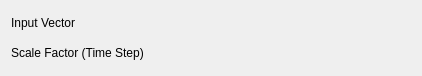
<ui version="4.0" >
 <class>DifferentiationConfig</class>
 <widget class="QWidget" name="DifferentiationConfig" >
  <property name="geometry" >
   <rect>
    <x>0</x>
    <y>0</y>
    <width>422</width>
    <height>76</height>
   </rect>
  </property>
  <property name="minimumSize" >
   <size>
    <width>400</width>
    <height>0</height>
   </size>
  </property>
  <layout class="QVBoxLayout" name="verticalLayout" >
   <item>
    <layout class="QHBoxLayout" name="horizontalLayout_2" >
     <item>
      <widget class="QLabel" name="label_3" >
       <property name="sizePolicy" >
        <sizepolicy vsizetype="Fixed" hsizetype="Fixed" >
         <horstretch>0</horstretch>
         <verstretch>0</verstretch>
        </sizepolicy>
       </property>
       <property name="text" >
        <string>Input Vector</string>
       </property>
       <property name="wordWrap" >
        <bool>false</bool>
       </property>
      </widget>
     </item>
     <item>
      <spacer name="horizontalSpacer" >
       <property name="orientation" >
        <enum>Qt::Horizontal</enum>
       </property>
       <property name="sizeHint" stdset="0" >
        <size>
         <width>40</width>
         <height>20</height>
        </size>
       </property>
      </spacer>
     </item>
     <item>
      <widget class="Kst::VectorSelector" native="1" name="_vector" >
       <property name="sizePolicy" >
        <sizepolicy vsizetype="Preferred" hsizetype="Expanding" >
         <horstretch>0</horstretch>
         <verstretch>0</verstretch>
        </sizepolicy>
       </property>
      </widget>
     </item>
    </layout>
   </item>
   <item>
    <layout class="QHBoxLayout" name="horizontalLayout" >
     <item>
      <widget class="QLabel" name="label_4" >
       <property name="sizePolicy" >
        <sizepolicy vsizetype="Fixed" hsizetype="Fixed" >
         <horstretch>0</horstretch>
         <verstretch>0</verstretch>
        </sizepolicy>
       </property>
       <property name="text" >
        <string>Scale Factor (Time Step)</string>
       </property>
       <property name="wordWrap" >
        <bool>false</bool>
       </property>
      </widget>
     </item>
     <item>
      <spacer name="horizontalSpacer_2" >
       <property name="orientation" >
        <enum>Qt::Horizontal</enum>
       </property>
       <property name="sizeHint" stdset="0" >
        <size>
         <width>40</width>
         <height>20</height>
        </size>
       </property>
      </spacer>
     </item>
     <item>
      <widget class="Kst::ScalarSelector" native="1" name="_scalarStep" />
     </item>
    </layout>
   </item>
  </layout>
 </widget>
 <layoutdefault spacing="6" margin="11" />
 <customwidgets>
  <customwidget>
   <class>Kst::VectorSelector</class>
   <extends>QWidget</extends>
   <header>vectorselector.h</header>
  </customwidget>
  <customwidget>
   <class>Kst::ScalarSelector</class>
   <extends>QWidget</extends>
   <header>scalarselector.h</header>
  </customwidget>
 </customwidgets>
 <resources/>
 <connections/>
</ui>
